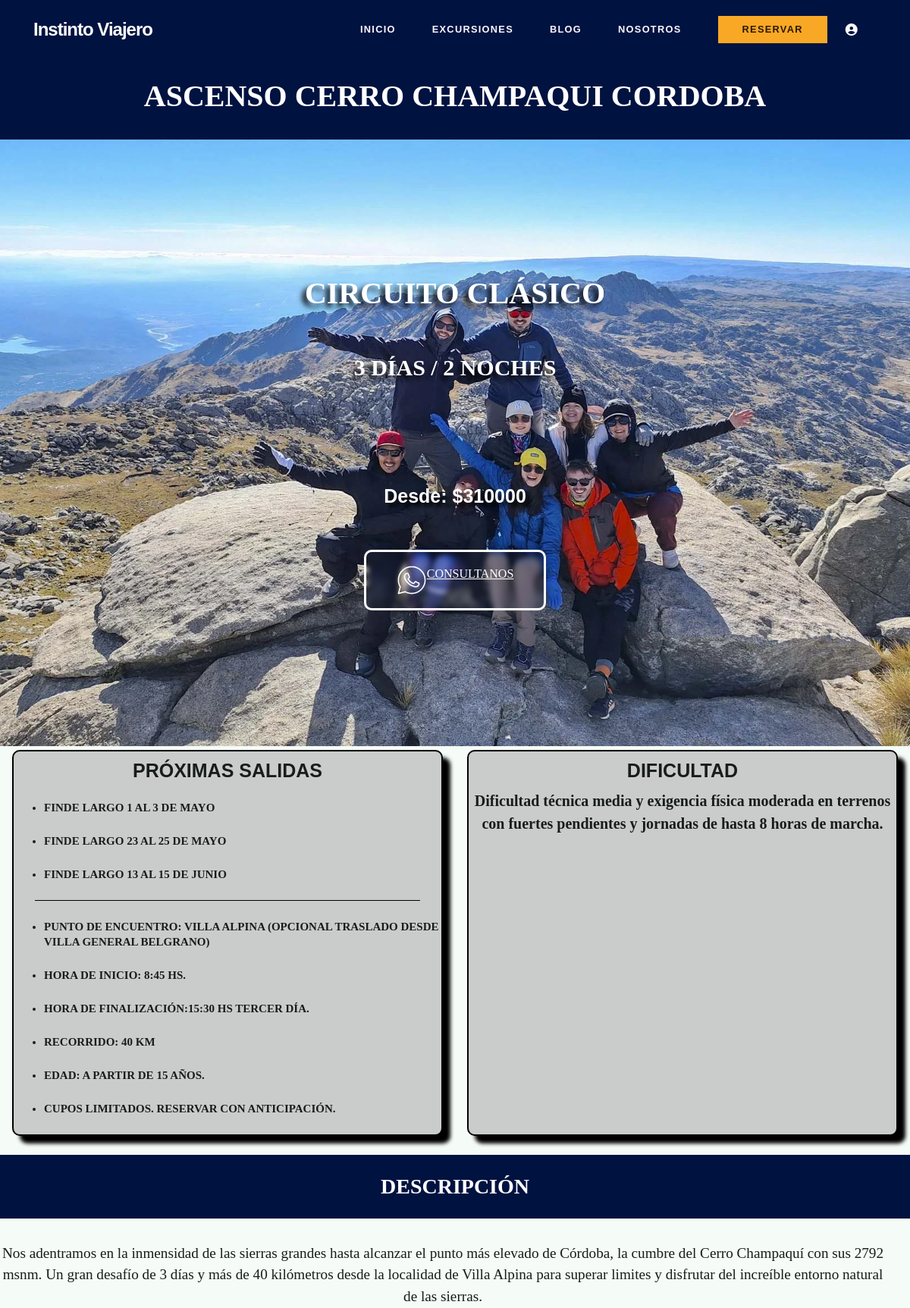
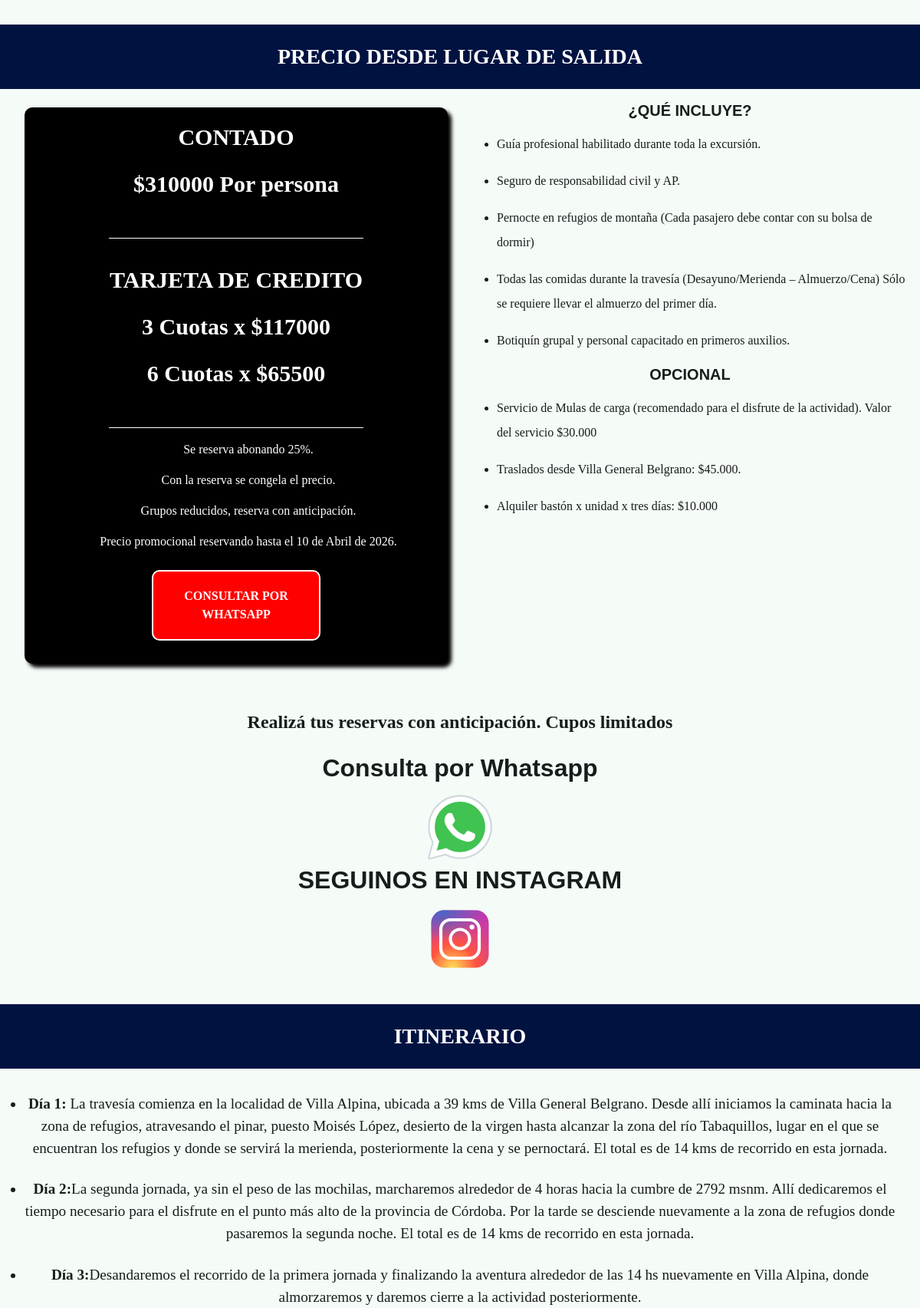
The app's page /acciones/ver-salida/ascenso-cerro-champaqui-cordoba (upper part) with its own data (2 pictures, top to bottom).
### models.py (models this page shows)
class SalidaTrekking(db.Model):
    id = db.Column(db.Integer, primary_key=True)
    slug = db.Column(db.String(160), unique=True, nullable=False)
    tipo_salida = db.Column(db.String(255))
    prox_desc = db.Column(db.Text)
    foto_carta = db.Column(db.String(255))
    foto_portada = db.Column(db.String(255))
    titulo = db.Column(db.String(100))
    subtitulo = db.Column(db.String(150))
    dias = db.Column(db.String(50))
    contado = db.Column(db.String(50))
    lugarsalida = db.Column(db.String(100))
    dificultad = db.Column(db.String(50))
    recorrido = db.Column(db.Text)
    encuentro = db.Column(db.String(100))
    inicio = db.Column(db.String(100))
    fin = db.Column(db.String(100))
    edad = db.Column(db.String(50))
    proximasfechas = db.Column(db.String(100))
    descripcion = db.Column(db.Text)
    trescuotas = db.Column(db.String(50))
    seiscuotas = db.Column(db.String(50))
    meses_proximos = db.Column(db.String(100))
    precio_meses_proximos = db.Column(db.String(50))
    tres_cuotas_meses = db.Column(db.String(50))
    seis_cuotas_meses = db.Column(db.String(50))
    finpromo = db.Column(db.String(100))
    incluye = db.Column(db.Text)
    opcional = db.Column(db.Text)
    no_incluye = db.Column(db.Text)
    itinerario = db.Column(db.Text)
    equipamiento = db.Column(db.Text)
    preguntas = db.Column(db.Text)
    foto_uno = db.Column(db.String(255))
    foto_dos = db.Column(db.String(255))
    foto_tres = db.Column(db.String(255))
    codigo = db.Column(db.Text)
    infoextra = db.Column(db.Text)

### acciones.py (the view)
@bp.route('/ver-salida/<slug>')
def ver_salida(slug):
    salida = SalidaTrekking.query.filter_by(slug=slug).first_or_404()
    return render_template('ver_salida.html', salida=salida)

### templates/ver_salida.html (shortened to what this page needs)
{% extends 'base.html' %}
{% block content %}
<body>
    <main>
        <div>
            <div class="section-titles-subtitles">
                <h1 class="section-title">{{salida.titulo}}</h1>
            </div>
            <section class="principal">
                <div>
                    <div class="principal-salidas portada titular-fondo carga-imagen-nueva" style="background-image:url('{{url_for('static',filename='uploads/'+salida.foto_portada) }}');">
                        <div class="titular">
                            <h2>{{salida.subtitulo}}</h2>
                            <h3>{{salida.dias}}</h3>
                        </div>
                        <div class="titular-texto">
                            <h3>Desde: ${{salida.contado}}</h3>
                        </div>
                        <div>
                            <a alt="" class="boton-titular"
                                href="https://api.whatsapp.com/send?phone=+3541207389&text=Hola!%20Como%20estas?%20Quiero%20inscribirme%20para%20la%20proxima%20salida:%20{{salida.titulo}}"
                                target="_blank" alt="Logo de whatsapp">
                                <p class="consultanos"> CONSULTANOS</p>
                            </a>
                        </div>
                    </div>
                </div>
            </section>
            <section class="info">
                <div class="info-grid">
                    <div class="prox-fechas">
                        <div>
                            <h3 class="prox-fechas-titulo">PRÓXIMAS SALIDAS</h3>
                            <p>{{salida.proximasfechas|safe}}</p>
                            <div class="br-prox"></div>
                            <ul class="ul">
                                <li>Punto de encuentro: {{salida.encuentro}}</li>
                                <li>Hora de Inicio: {{salida.inicio}}</li>
                                <li>Hora de finalización:{{salida.fin}} </li>
                                <li>Recorrido: {{salida.recorrido}}</li>
                                <li>Edad: {{salida.edad}}</li>
                                <li>{{salida.infoextra}}</li>
                            </ul>
                        </div>
                    </div>
                    <div class="prox-fechas">
                        <h3 class="prox-fechas-titulo">DIFICULTAD</h3>
                        <div class="prox-fechas-dificultad">
                            <p>{{salida.dificultad|safe}}</p>
                        </div>
                    </div>
                </div>
            </section>
            <section>
                <h3 class="section-titles-subtitles section-title">DESCRIPCIÓN</h3>
                <div class="descripcion">
                    <p class="descripcion-p">{{salida.descripcion|safe}}</p>
                </div>
            </section>
            <section class="info">
                <h3 class="section-titles-subtitles section-title">Precio desde lugar de salida</h3>
                <div class="info-grid">
                    <div class="info-2">
                        <div class="precio-carta precio-1">
                            <div class="precio-subtitulo">
                                <p>CONTADO</p>
                                <p class="num">${{salida.contado}} Por persona</p>
                            </div>
                            <div class="precio-subtitulo">
                                <p>TARJETA DE CREDITO</p>
                                <p class="num">3 Cuotas x ${{salida.trescuotas}}</p>
                                <p class="num">6 Cuotas x ${{salida.seiscuotas}}</p>
                            </div>
                            <div class="precio-ul">
                                <ul>
                                    <li> Se reserva abonando 25%.</li>
                                    <li> Con la reserva se congela el precio.</li>
                                    <li> Grupos reducidos, reserva con anticipación.</li>
                                    <li> {{salida.finpromo}}</li>
                                </ul>
                                <a href="https://api.whatsapp.com/send?phone=+3541207389&text=Hola!%20Quiero%20inscribirme%20a%20la%20salida:%20{{salida.titulo}}"
                                    target="_blank" class="trekking_cba_boton botones boton-reserva">CONSULTAR POR
                                    WHATSAPP</a>
                            </div>
                        </div>
                    </div>
                    <div class="info-1">
                        <div>
                            <h4>¿Qué incluye?</h4>
                            <div class="info-incluye">
                                {{salida.incluye|safe}}
                            </div>
                        </div>
                        {% if salida.opcional != "" %}
                        <div>
                            <h4>Opcional</h4>
                            <div class="info-incluye">
                                {{salida.opcional|safe}}
                            </div>
                        </div>
                        {% endif %}
                </div>
            </section>
            <section class="cartel-consulta">
                <div>
                    <p>Realizá tus reservas con anticipación. Cupos limitados</p>
                </div>
                <div>
                    <h4>Consulta por Whatsapp</h4>
                    <a id="whatsapp al champa"
                        href="https://api.whatsapp.com/send?phone=+3541207389&text=Hola!%20Quiero%20más%20info%20de%20la%20salida:{{salida.titulo}}%20"
                        target="_blank" alt="logo de whatsapp para consulta a champaqui">
                    </a>
                </div>
                <div>
                    <h4>SEGUINOS EN INSTAGRAM</h4>
                    <a id="instagram al champa" href="https://www.instagram.com/instintoviajero.trek" target="_blank"
                        alt="Logo de instagram para consulta a champaqui">
                    </a>
                </div>
            </section>
            <section>
                <h3 class="section-titles-subtitles section-title">ITINERARIO</h3>
                <div class="descripcion ">
                    {{salida.itinerario | safe}}
                </div>
            </section>
        </div>
    </main>
</body>
{% endblock %}

### records on screen
SalidaTrekking: titulo "ASCENSO CERRO CHAMPAQUI CORDOBA", foto_portada (picture), subtitulo "CIRCUITO CLÁSICO", dias "3 DÍAS / 2 NOCHES", contado "310000", proximasfechas "FINDE LARGO 1 AL 3 DE MAYO FINDE LARGO 23 AL 25 DE MAYO FINDE LARGO 13 AL 15 DE JUNIO", encuentro "VILLA ALPINA (OPCIONAL TRASLADO DESDE VILLA GENERAL BELGRANO)", inicio "8:45 HS.", fin "15:30 HS TERCER DÍA.", recorrido "40 KM", edad "A PARTIR DE 15 AÑOS.", infoextra "CUPOS LIMITADOS. RESERVAR CON ANTICIPACIÓN.", dificultad "Dificultad técnica media y exigencia física moderada en terrenos con fuertes pendientes y jornadas de hasta 8 horas de marcha.", descripcion "Nos adentramos en la inmensidad de las sierras grandes hasta alcanzar el punto más elevado de Córdoba, la cumbre del Cerro Champaquí con sus 2792 msnm. Un gran desafío de 3 días y más de 40 kilómetros desde la localidad de Villa Alpina para superar limites y disfrutar del increíble entorno natural de las sierras.", trescuotas "117000", seiscuotas "65500", finpromo "Precio promocional reservando hasta el 10 de Abril de 2026.", incluye "Guía profesional habilitado durante toda la excursión. Seguro de responsabilidad civil y AP. Pernocte en refugios de montaña (Cada pasajero debe contar con su bolsa de dormir) Todas las comidas durante la travesía (Desayuno/Merienda – Almuerzo/Cena) Sólo se requiere llevar el almuerzo del primer día. Botiquín grupal y personal capacitado en primeros auxilios.", opcional "Servicio de Mulas de carga (recomendado para el disfrute de la actividad). Valor del servicio $30.000 Traslados desde Villa General Belgrano: $45.000. Alquiler bastón x unidad x tres días: $10.000", itinerario "Día 1: La travesía comienza en la localidad de Villa Alpina, ubicada a 39 kms de Villa General Belgrano. Desde allí iniciamos la caminata hacia la zona de refugios, atravesando el pinar, puesto Moisés López, desierto de la virgen hasta alcanzar la zona del río Tabaquillos, lugar en el que se encuentran los refugios y donde se servirá la merienda, posteriormente la cena y se pernoctará. El total es de 14 kms de recorrido en esta jornada. Día 2: La segunda jornada, ya sin el peso de las mochilas, marcharemos alrededor de 4 horas hacia la cumbre de 2792 msnm. Allí dedicaremos el tiempo necesario para el disfrute en el punto más alto de la provincia de Córdoba. Por la tarde se desciende…"
